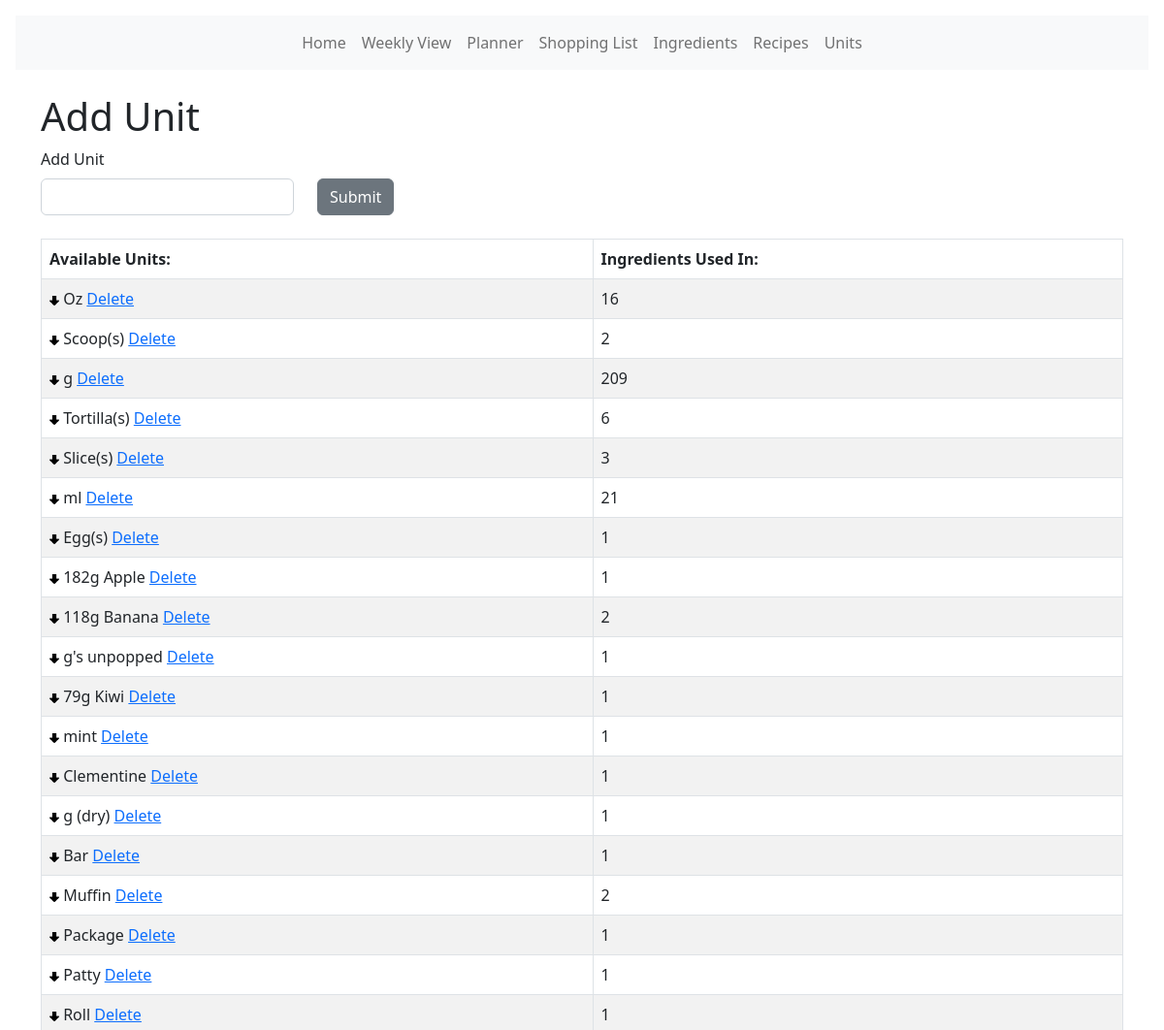
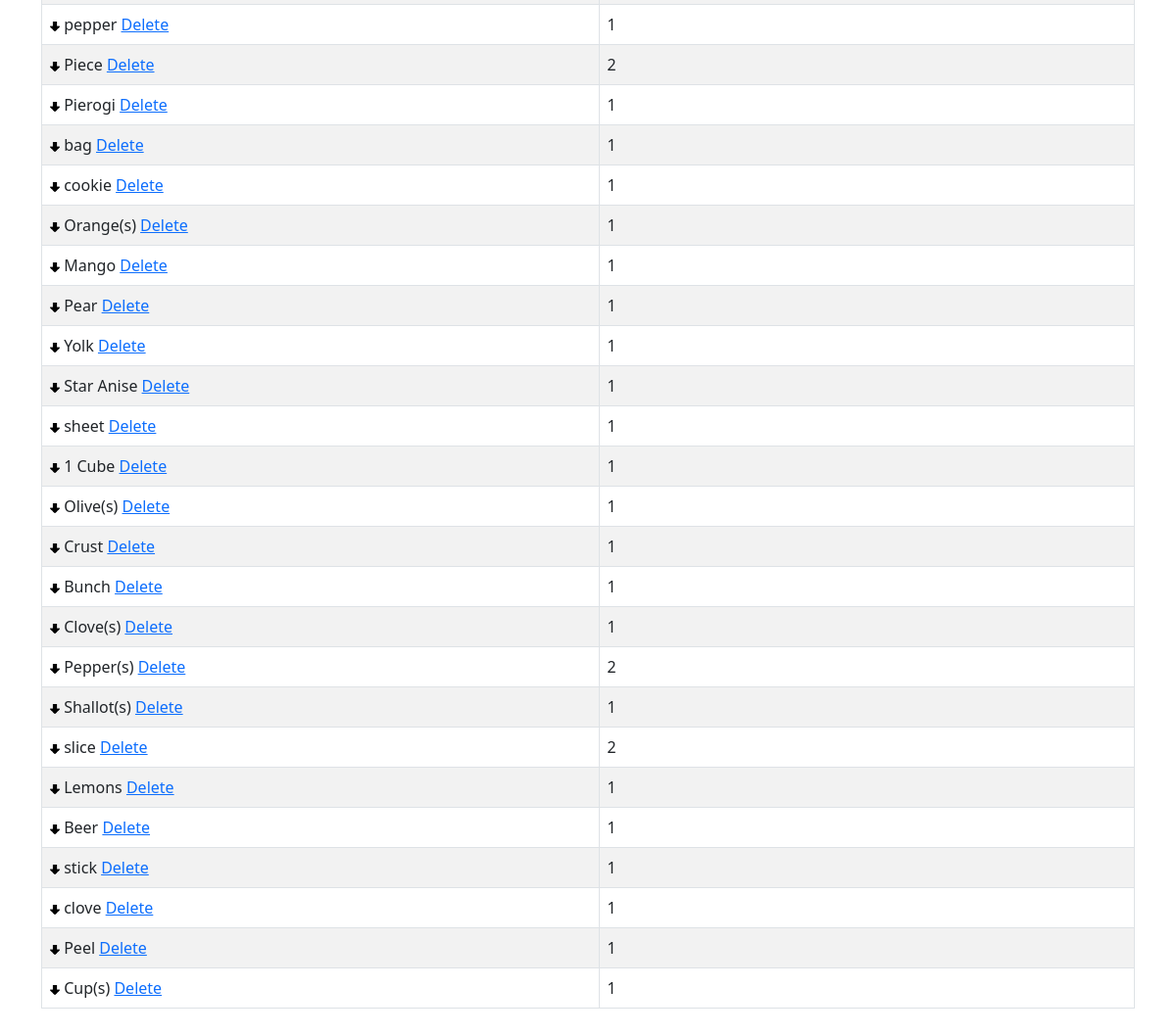
The app's page /units, older data (2 pictures, top to bottom).
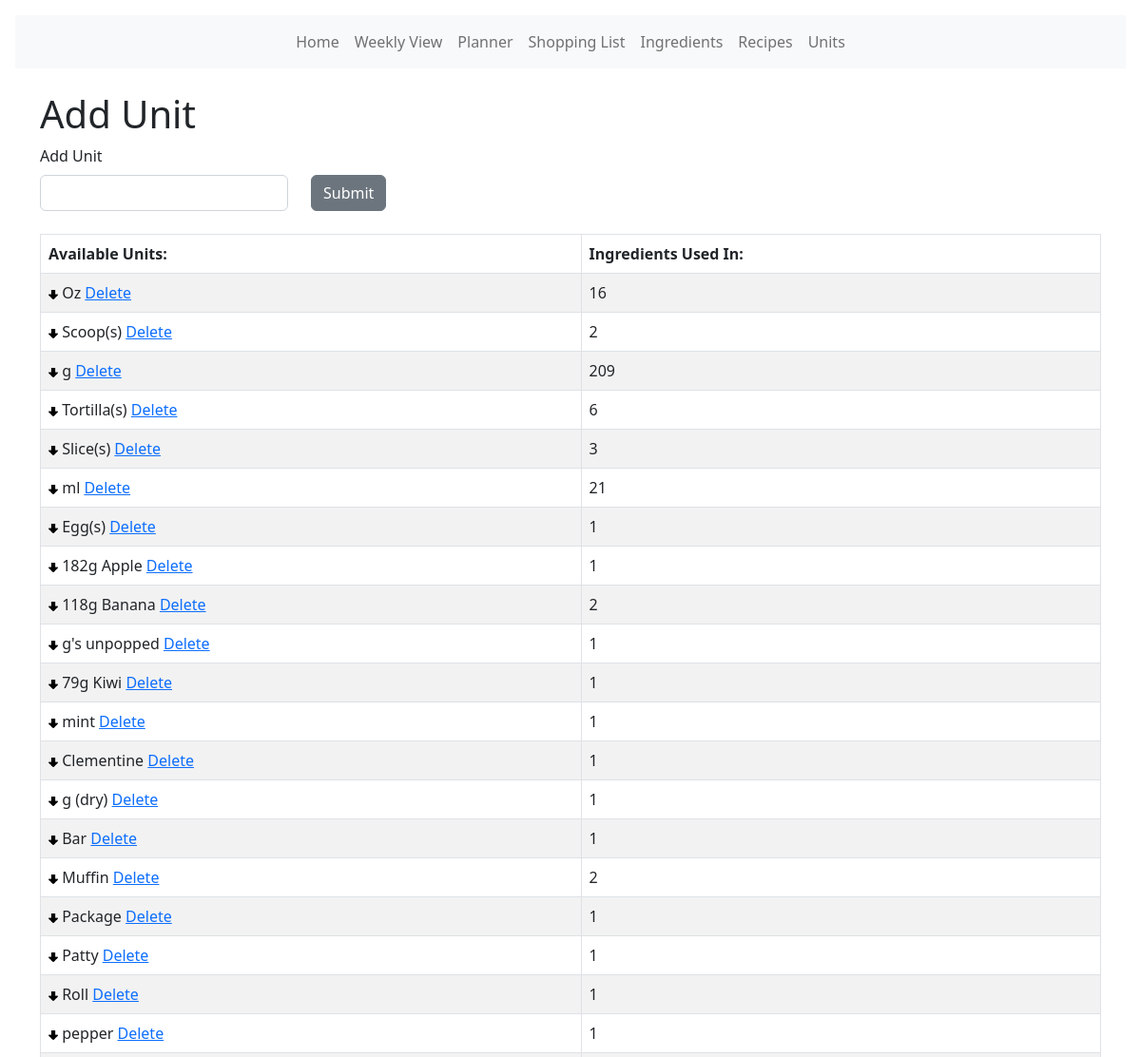
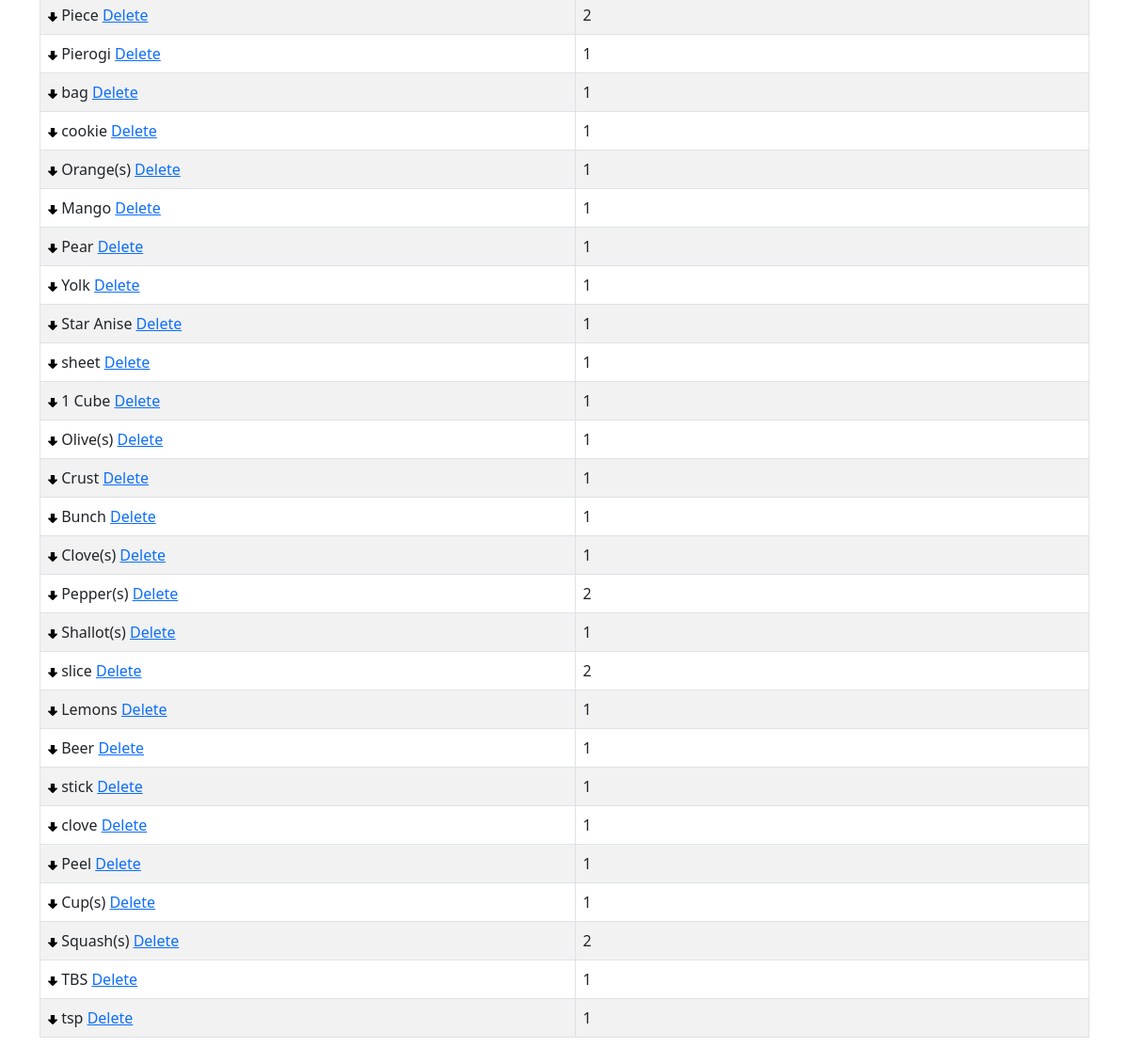
The same page, newer data (2 pictures, top to bottom).
### models.py (models this page shows, shortened)
class Unit(db.Model):
    id = db.Column(db.Integer, primary_key=True)
    oid = db.Column(db.Integer, autoincrement=True)
    name = db.Column(db.String(30))
    ingredients = db.relationship("UnitIngredient", backref="unit")
    def count_unit(self):
        count = UnitIngredient.query.filter_by(uid=self.id).count()
        return count

### main.py (the view)
@app.route("/units", methods=["GET", "POST"])
def unit_page():
    unit_list = Unit.query.order_by(Unit.oid)
    last_oid = Unit.query.order_by(Unit.oid.desc()).first()
    new_oid = last_oid.oid + 1
    form = AddUnit()
    if form.submit.data and form.validate_on_submit():
        update = Unit(oid=new_oid, name=form.unit.data)
        db.session.add(update)
        db.session.commit()
        unit_list = Unit.query.order_by(Unit.oid)
    return render_template("/units/units.html", unit_list=unit_list, form=form)

### forms.py
class AddUnit(FlaskForm):
    unit = StringField(
        "Add Unit",
        validators=[validators.InputRequired()],
    )
    submit = SubmitField("Submit")

### templates/units/units.html (shortened to what this page needs)
<!DOCTYPE html>
<html lang="en">
  <head>
    <link
      href="{{ url_for('static', filename='css/select2.css') }}"
      rel="stylesheet"
    />
    {% extends 'base.html' %} {% block content %}
  </head>
  <body>
    <br />
    <h1>Add Unit</h1>
    <form method="POST">
      <div class="row">
        <div class="col-3">
          {{ form.hidden_tag() }} {{ form.unit.label(class="form-label") }} {{
          form.unit(class="form-control w-100") }}
        </div>
        <div class="col-2">
          <br />
          {{ form.submit(class="btn btn-secondary mt-2") }}
        </div>
      </div>
    </form>
    <br />
    <table class="table table-hover table-bordered table-striped">
      <thead>
        <tr>
          <th>Available Units:</th>
          <th>Ingredients Used In:</th>
        </tr>
      </thead>
      <tbody>
        <tr>
          {% for unit in unit_list %}
          <td>
            <a href="{{url_for('unit_order_move_down', id=unit.id)}}"><img
              src="{{ url_for('static', filename='images/down_arrow.png') }}" width="10" /></a>
            {{unit.name}}
            <a
              href="{{url_for('unit_delete', id=unit.id)}}"
              ,
              onclick="return confirm('Are you want to delete this? You cannot undo this action.')"
              >Delete</a
            >
          </td>
          <td>{{unit.count_unit()}}</td>
        </tr>
        {% endfor %}
      </tbody>
    </table>
  </body>
  {% endblock %}

### templates/base.html (shortened to what this page needs)
<!DOCTYPE html>
<html lang="en">
  <head>
    <link
      href="{{ url_for('static', filename='css/bs.css') }}"
      rel="stylesheet"
    />
    <link
      href="{{ url_for('static', filename='css/style.css') }}"
      rel="stylesheet"
    />
  </head>
  <body>
    {% include 'navbar.html' %}
    <div class="container">{% block content %} {% endblock %}</div>
  </body>
</html>

### templates/navbar.html (shortened to what this page needs)
<!DOCTYPE html>
<html lang="en">
  <head>
    <link
      href="https://cdn.jsdelivr.net/npm/bootstrap@5.2.0/dist/css/bootstrap.min.css"
      rel="stylesheet"
    />
    <link
      href="https://getbootstrap.com/docs/5.2/assets/css/docs.css"
      rel="stylesheet"
    />
  </head>
  <body class="p-3 m-0 border-0 bd-example">
    <nav class="navbar navbar-expand-lg bg-light d-print-none">
      <div class="container-fluid">
        <div class="collapse navbar-collapse" id="navbarTogglerDemo01">
          <ul class="navbar-nav mx-auto mb-2 mb-lg-0">
            <li class="nav-item">
              <a class="nav-link" href="{{ url_for('index') }}">Home</a>
            </li>
            <li class="nav-item">
              <a class="nav-link" href="{{ url_for('weekly_view') }}">Weekly View</a>
            </li>
            <li class="nav-item">
              <a class="nav-link" href="{{ url_for('weekly_plan') }}">Planner</a>
            </li>
            <li class="nav-item">
              <a class="nav-link" href="{{ url_for('list') }}">Shopping List</a>
            <li class="nav-item">
              <a class="nav-link" href="{{ url_for('ingredient_page') }}">Ingredients</a>
            </li>
            <li class="nav-item">
              <a class="nav-link" href="{{ url_for('recipe_list') }}">Recipes</a>
            </li>
            <li class="nav-item">
              <a class="nav-link" href="{{ url_for('unit_page') }}">Units</a>
            </li>
            </li>
          </ul>
        </div>
      </div>
    </nav>
  </body>
</html>

Row changes from the older to the newer data that the page shows:
added Unit: name "Squash(s)", count_unit "2"
added Unit: name "TBS", count_unit "1"
added Unit: name "tsp", count_unit "1"
